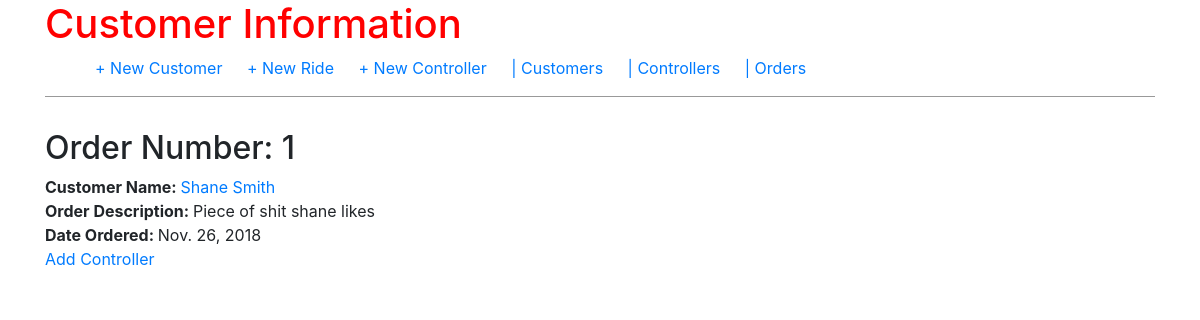
Page /order/1/ on the earlier database version.
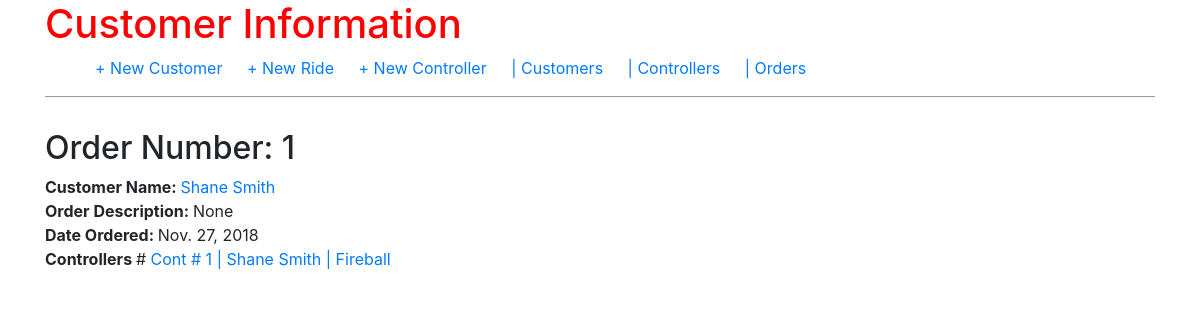
Same page on the later database version.
### orders/models.py (models this page shows, shortened)
class Order(models.Model):
    order_number = models.AutoField(primary_key=True)
    customer_number = models.ForeignKey(Customer, on_delete=models.CASCADE, related_name='orders')
    date_created = models.DateField(auto_now_add=True)
    last_updated = models.DateField(auto_now=True)
    description = models.CharField(max_length=200, null=True, blank=True)
    ride = models.ForeignKey(Ride, on_delete=models.CASCADE, related_name='orders', null=True)

class Customer(models.Model):
    customer_name = models.CharField(max_length=100)
    customer_phone_number = models.CharField(max_length=10)
    customer_email = models.EmailField()
    customer_business_name = models.CharField(max_length=200)
    def __str__(self):
        return self.customer_name

class Controller(models.Model):
    controller_number = models.IntegerField(unique=True)
    order = models.ForeignKey(Order, on_delete=models.CASCADE, related_name='controller')
    T8000 = models.IntegerField(null=True, blank=True)
    T4000 = models.IntegerField(null=True, blank=True)
    T1000 = models.IntegerField(null=True, blank=True)
    T1000s = models.IntegerField(null=True,blank=True)
    F16V3 = models.IntegerField(null=True, blank=True)
    F4V3 = models.IntegerField(null=True, blank=True)
    F2_Raspberry_Pi = models.IntegerField(null=True, blank=True)
    Raspberry_Pi = models.IntegerField(null=True, blank=True)
    Two_Forty_24_Volt = models.IntegerField(null=True, blank=True)
    Three_Twenty_24_Volt = models.IntegerField(null=True, blank=True)
    TP_Link = models.IntegerField(null=True, blank=True)
    Buck_Converter_24v_to_5v = models.IntegerField(null=True, blank=True)
    Buck_Converter_24v_to_12v = models.IntegerField(null=True, blank=True)
    controller_pictures = models.FileField(upload_to='controller_uploads/%Y/%m/%d', null=True)
    def __str__(self):
        return 'Cont # ' + str(self.controller_number) + ' | ' + str(self.order.customer_number) + ' | ' + str(self.order.ride)

class Ride(models.Model):
    ride_name = models.CharField(max_length=100)
    def __str__(self):
        return self.ride_name

### orders/views.py (the view)
# urls.py: path('order/<int:pk>/', views.OrderDetailView.as_view(), name='order_detail'),
class OrderDetailView(DetailView):
    model = Order
    template_name = 'order_detail.html'

### templates/order_detail.html
{% extends 'base.html' %}
{% block content %}
<div class="post-entry">
    <h2>Order Number:  {{ order.order_number }}</h2>
    <p><strong>Customer Name: </strong> <a href="{% url 'customer_detail' order.customer_number.pk %}"> {{ order.customer_number }}</p></a>
    <p></p><strong>Order Description: </strong>{{ order.description }}</p>
    <p></p><strong>Date Ordered: </strong>{{ order.date_created }}</p>
    {% if order.controller.all %}
    {% for controller in order.controller.all %}
    <p></p><strong>Controllers </strong># <a href="{% url 'controller_detail' controller.pk %}">{{ controller }}</a></p>
    {% endfor %}
    {% else %}
    <a href="{% url 'controller_new' %}">Add Controller</a>
    {% endif %}
</div>
{% endblock content %}

Differences in the rows shown:
changed Order "Shane Smith": description "Piece of shit shane likes" → "None"; date_created "Nov. 26, 2018" → "Nov. 27, 2018"
now on this page (row edited): Controller: controller_number+order "Cont # 1 | Shane Smith | Fireball"
Other differences:
text no longer shown: "Add Controller"
